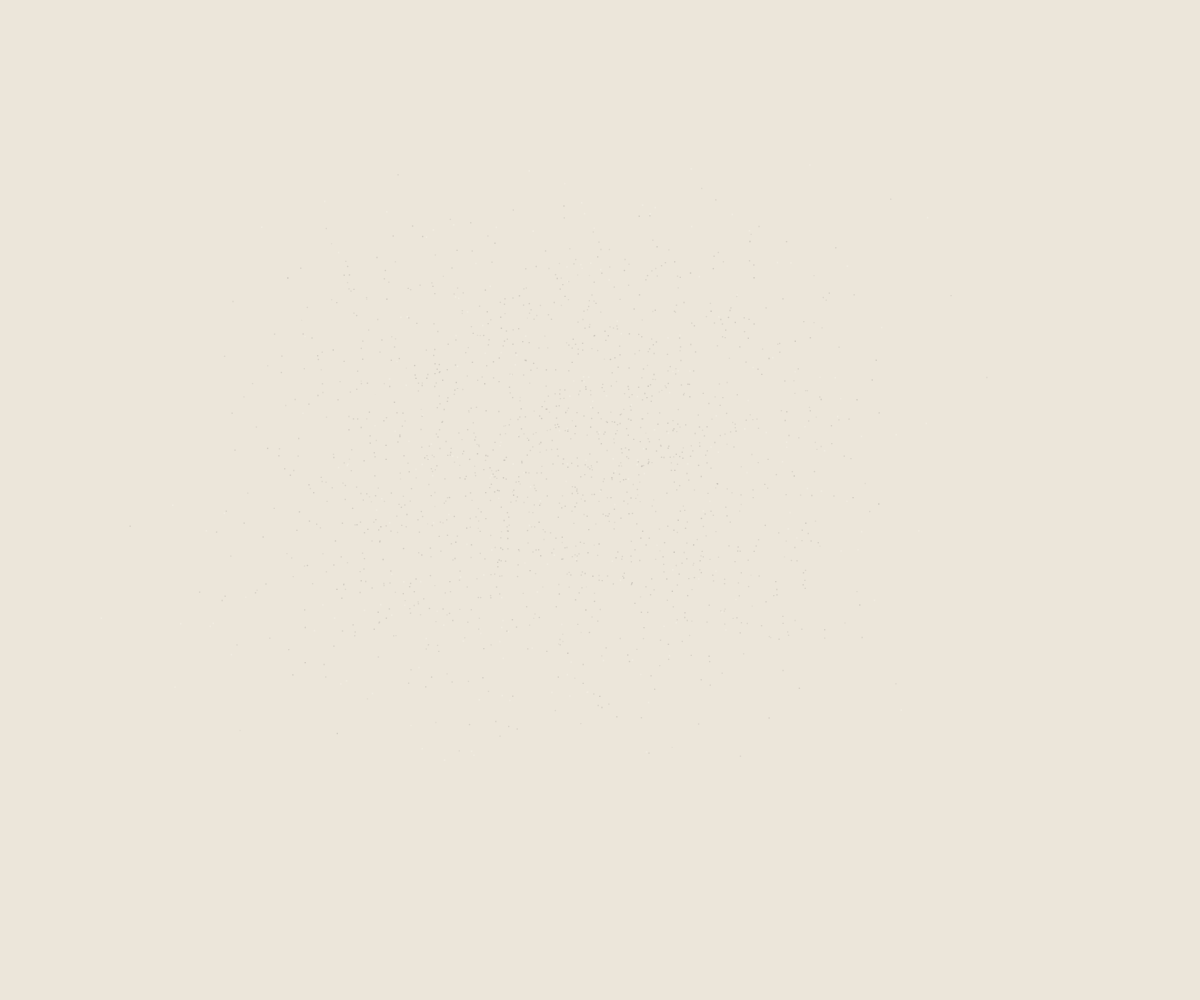
Frame 1 (no input)
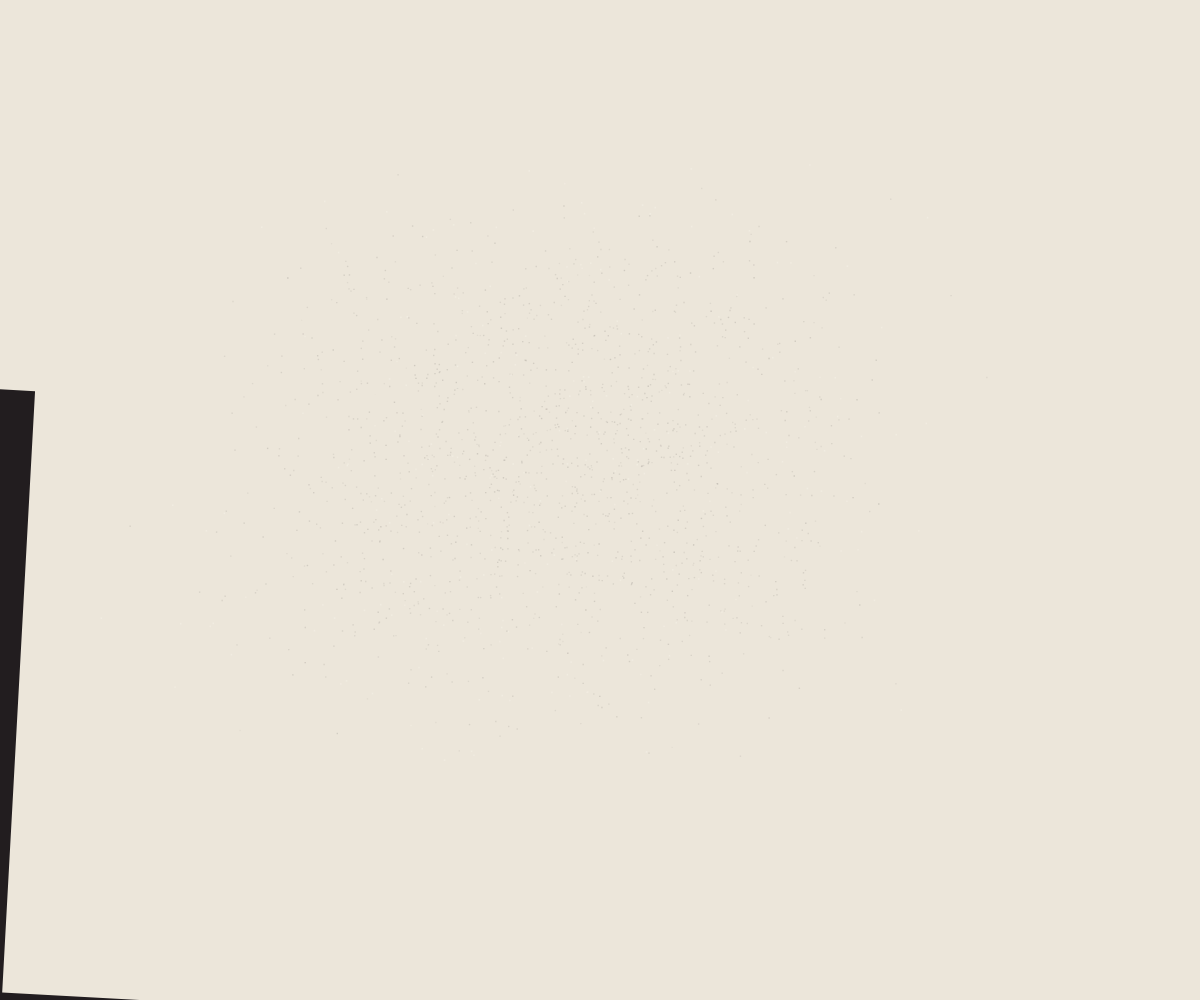
Frame 60 (no input)
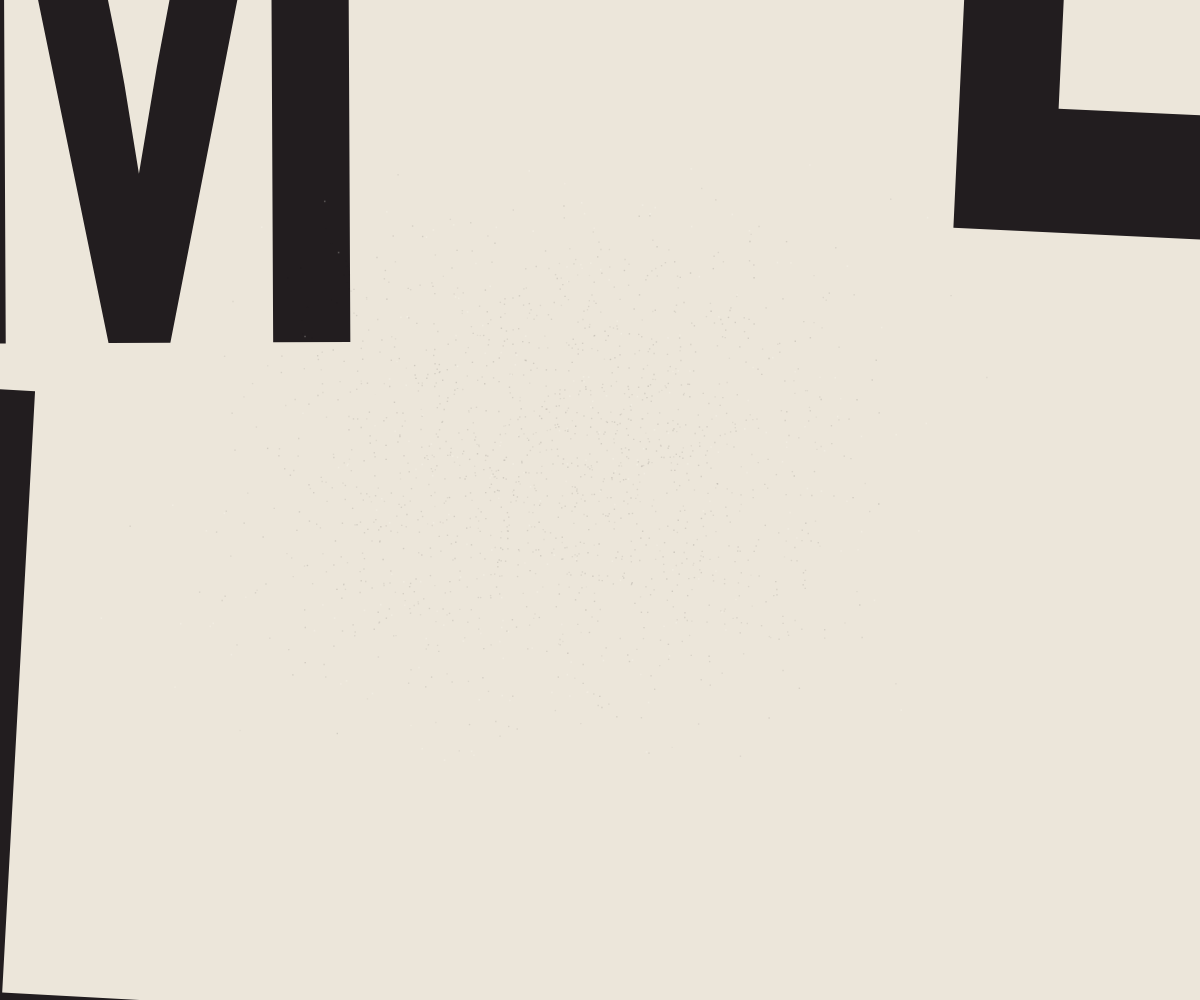
Frame 120 (the mouse pressed at the canvas centre since frame 60)

The p5.js sketch that drew these frames (run headless with seeded random() and noise() and a simulated clock; from frame 60 on, the mouse is pressed at the canvas centre):

// p5.js sketch
// ── sketch.js
let frases = ["COM CALMA", "VOLTA CEDO", "DEIXA A LUZ", "SEU TEMPO", "DESCANSA", "CHEGUEI", "ATÉ LOGO", "ME LIGA"];
let iFrase = 0, passada = 0, tPassada = 0, tParado = 0;
let passos = [], redOff = 0, arrastando = false, xAnt = 0;
let papel = [236, 230, 218], tinta = [34, 29, 31], vermelho = [203, 44, 36];
let espera = 38, paradaMax = 500;

function novaImpressao() {
  passada = 0;
  tPassada = 0;
  tParado = 0;
  passos = [];
  const n = 6;
  for (let i = 0; i < n; i++) {
    passos.push({ tipo: "bloco" });
  }
  passos.push({ tipo: "imposto" });
  passos.push({ tipo: "frase" });
  redOff = 0;
}

function setup() {
  createCanvas(windowWidth, windowHeight);
  novaImpressao();
}

function montarBloco() {
  const str = frases[iFrase];
  const ch = str[int(random(str.length))];
  return {
    tipo: "bloco",
    ch: ch,
    x: random(-0.25, 1.25) * width,
    y: random(-0.15, 1.15) * height,
    tam: random(0.75, 1.6) * height,
    rot: random(-0.09, 0.09)
  };
}

function proximaPassada() {
  const p = passos[passada];
  if (!p) return;
  if (p.tipo === "bloco") {
    const novo = montarBloco();
    p.ch = novo.ch; p.x = novo.x; p.y = novo.y; p.tam = novo.tam; p.rot = novo.rot;
  }
  if (p.tipo === "imposto") {
    p.offs = [];
    for (let k = 0; k < 3; k++) {
      p.offs.push({ dx: random(-14, 14), dy: random(-10, 10), rot: random(-0.012, 0.012) });
    }
  }
  passada++;
  tPassada = 0;
}

function draw() {
  background(papel[0], papel[1], papel[2]);
  noStroke();

  for (const p of passos.slice(0, passada)) {
    if (p.tipo === "bloco") {
      push();
      translate(p.x, p.y);
      rotate(p.rot);
      scale(0.62, 1);
      fill(tinta[0], tinta[1], tinta[2]);
      textAlign(CENTER, CENTER);
      textStyle(BOLD);
      textFont("sans-serif");
      textSize(p.tam);
      text(p.ch, 0, 0);
      pop();
    }
    if (p.tipo === "imposto") {
      for (let k = 0; k < 3; k++) {
        const o = p.offs[k];
        push();
        translate(width * 0.5 + o.dx, height * 0.5 + o.dy);
        rotate(o.rot);
        scale(0.6, 1);
        fill(tinta[0], tinta[1], tinta[2], 230);
        textAlign(CENTER, CENTER);
        textStyle(BOLD);
        textFont("sans-serif");
        let ts = min((width * 1.05) / (0.52 * frases[iFrase].length), height * 0.34);
        textSize(ts);
        text(frases[iFrase], 0, 0);
        pop();
      }
    }
    if (p.tipo === "frase") {
      push();
      translate(width * 0.5 + redOff, height * 0.55);
      scale(0.6, 1);
      fill(vermelho[0], vermelho[1], vermelho[2]);
      textAlign(CENTER, CENTER);
      textStyle(BOLD);
      textFont("sans-serif");
      let ts = min((width * 1.12) / (0.52 * frases[iFrase].length), height * 0.46);
      textSize(ts);
      text(frases[iFrase], 0, 0);
      pop();
    }
  }

  grain();

  if (passada >= passos.length) {
    tParado++;
    if (tParado > paradaMax) {
      iFrase = (iFrase + 1) % frases.length;
      novaImpressao();
    }
  } else {
    tPassada++;
    if (tPassada >= espera) proximaPassada();
  }
}

function grain() {
  for (let i = 0; i < 1500; i++) {
    const x = noise(i * 0.37, 11.3) * width;
    const y = noise(7.7, i * 0.41) * height;
    const a = noise(i * 0.91, 3.2) * 46;
    fill(28, 24, 26, a);
    rect(x, y, 1.4, 1.4);
  }
  for (let i = 0; i < 240; i++) {
    const x = noise(i * 0.53, 21.1) * width;
    const y = noise(17.9, i * 0.29) * height;
    fill(255, 252, 244, 60);
    rect(x, y, 1.6, 1.6);
  }
}

function mousePressed() {
  arrastando = true;
  xAnt = mouseX;
}

function mouseDragged() {
  if (arrastando) {
    redOff += (mouseX - xAnt) * 0.8;
    xAnt = mouseX;
  }
}

function mouseReleased() {
  arrastando = false;
}

function keyPressed() {
  if (key === " ") {
    iFrase = (iFrase + 1) % frases.length;
    novaImpressao();
  }
}

function windowResized() {
  resizeCanvas(windowWidth, windowHeight);
  novaImpressao();
}
